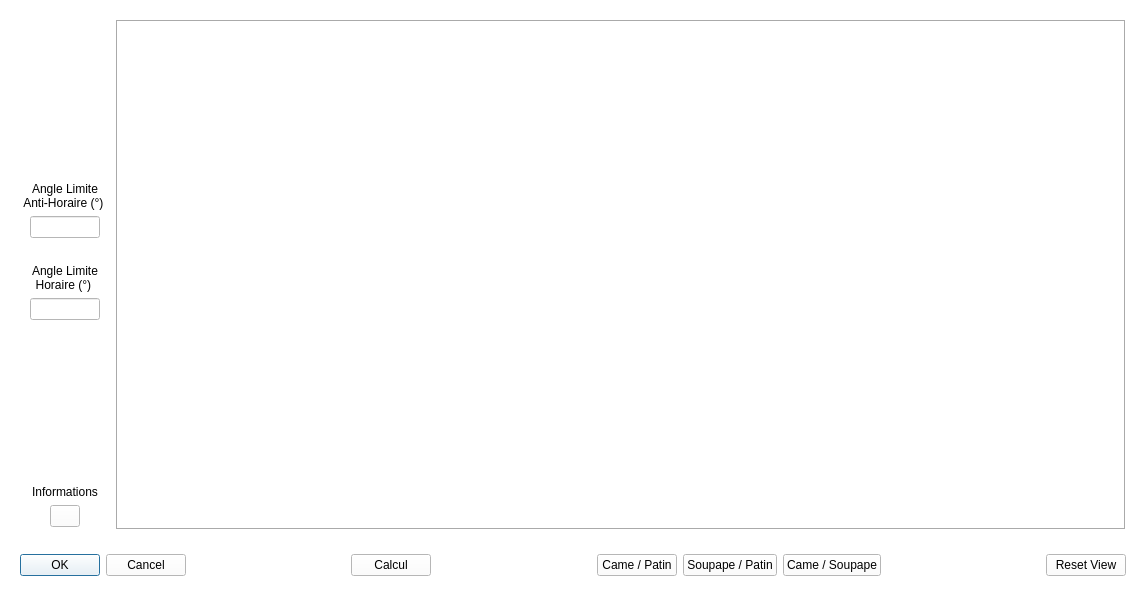
<?xml version="1.0" encoding="UTF-8"?>
<ui version="4.0">
 <class>ContactPosDialog</class>
 <widget class="QWidget" name="ContactPosDialog">
  <property name="geometry">
   <rect>
    <x>0</x>
    <y>0</y>
    <width>1146</width>
    <height>596</height>
   </rect>
  </property>
  <property name="windowTitle">
   <string>Position des Points de Contact</string>
  </property>
  <property name="styleSheet">
   <string notr="true">background-color: rgb(255, 255, 255);</string>
  </property>
  <layout class="QVBoxLayout" name="dialogLayout">
   <item>
    <widget class="QWidget" name="mainWidget" native="true">
     <layout class="QHBoxLayout" name="mainLayout">
      <item alignment="Qt::AlignLeft">
       <widget class="QWidget" name="parametersWidget" native="true">
        <layout class="QVBoxLayout" name="parametersLayout">
         <property name="leftMargin">
          <number>3</number>
         </property>
         <property name="topMargin">
          <number>3</number>
         </property>
         <property name="rightMargin">
          <number>3</number>
         </property>
         <property name="bottomMargin">
          <number>3</number>
         </property>
         <item>
          <spacer name="verticalSpacer_4">
           <property name="orientation">
            <enum>Qt::Vertical</enum>
           </property>
           <property name="sizeType">
            <enum>QSizePolicy::Expanding</enum>
           </property>
           <property name="sizeHint" stdset="0">
            <size>
             <width>20</width>
             <height>20</height>
            </size>
           </property>
          </spacer>
         </item>
         <item>
          <widget class="QLabel" name="poslimitLabel">
           <property name="text">
            <string>&lt;html&gt;&lt;head/&gt;&lt;body&gt;&lt;p align=&quot;center&quot;&gt;Angle Limite &lt;br/&gt; Anti-Horaire (°) &lt;/p&gt;&lt;/body&gt;&lt;/html&gt;</string>
           </property>
          </widget>
         </item>
         <item alignment="Qt::AlignHCenter">
          <widget class="QLineEdit" name="poslimitEdit">
           <property name="sizePolicy">
            <sizepolicy hsizetype="Preferred" vsizetype="Fixed">
             <horstretch>0</horstretch>
             <verstretch>0</verstretch>
            </sizepolicy>
           </property>
           <property name="maximumSize">
            <size>
             <width>70</width>
             <height>16777215</height>
            </size>
           </property>
          </widget>
         </item>
         <item>
          <spacer name="verticalSpacer_3">
           <property name="orientation">
            <enum>Qt::Vertical</enum>
           </property>
           <property name="sizeType">
            <enum>QSizePolicy::Preferred</enum>
           </property>
           <property name="sizeHint" stdset="0">
            <size>
             <width>20</width>
             <height>20</height>
            </size>
           </property>
          </spacer>
         </item>
         <item>
          <widget class="QLabel" name="neglimitLabel">
           <property name="sizePolicy">
            <sizepolicy hsizetype="Preferred" vsizetype="Preferred">
             <horstretch>0</horstretch>
             <verstretch>0</verstretch>
            </sizepolicy>
           </property>
           <property name="text">
            <string>&lt;html&gt;&lt;head/&gt;&lt;body&gt;&lt;p align=&quot;center&quot;&gt;Angle Limite &lt;br/&gt; Horaire (°) &lt;/p&gt;&lt;/body&gt;&lt;/html&gt;</string>
           </property>
          </widget>
         </item>
         <item alignment="Qt::AlignHCenter">
          <widget class="QLineEdit" name="neglimitEdit">
           <property name="sizePolicy">
            <sizepolicy hsizetype="Preferred" vsizetype="Fixed">
             <horstretch>0</horstretch>
             <verstretch>0</verstretch>
            </sizepolicy>
           </property>
           <property name="maximumSize">
            <size>
             <width>70</width>
             <height>16777215</height>
            </size>
           </property>
           <property name="sizeIncrement">
            <size>
             <width>0</width>
             <height>0</height>
            </size>
           </property>
          </widget>
         </item>
         <item>
          <spacer name="verticalSpacer">
           <property name="orientation">
            <enum>Qt::Vertical</enum>
           </property>
           <property name="sizeHint" stdset="0">
            <size>
             <width>20</width>
             <height>40</height>
            </size>
           </property>
          </spacer>
         </item>
         <item alignment="Qt::AlignHCenter">
          <widget class="QLabel" name="infoLabel">
           <property name="text">
            <string>&lt;html&gt;&lt;head/&gt;&lt;body&gt;&lt;p align=&quot;center&quot;&gt;Informations&lt;/p&gt;&lt;/body&gt;&lt;/html&gt;</string>
           </property>
          </widget>
         </item>
         <item alignment="Qt::AlignHCenter">
          <widget class="QPushButton" name="infoButton">
           <property name="sizePolicy">
            <sizepolicy hsizetype="Fixed" vsizetype="Fixed">
             <horstretch>0</horstretch>
             <verstretch>0</verstretch>
            </sizepolicy>
           </property>
           <property name="maximumSize">
            <size>
             <width>30</width>
             <height>16777215</height>
            </size>
           </property>
           <property name="text">
            <string/>
           </property>
           <property name="icon">
            <iconset resource="resources/resources.qrc">
             <normaloff>:/icons/icons/info-icon.svg</normaloff>:/icons/icons/info-icon.svg</iconset>
           </property>
          </widget>
         </item>
        </layout>
       </widget>
      </item>
      <item>
       <widget class="QStackedWidget" name="stackedWidget">
        <property name="sizePolicy">
         <sizepolicy hsizetype="Expanding" vsizetype="Expanding">
          <horstretch>0</horstretch>
          <verstretch>0</verstretch>
         </sizepolicy>
        </property>
        <property name="frameShape">
         <enum>QFrame::Box</enum>
        </property>
        <property name="frameShadow">
         <enum>QFrame::Sunken</enum>
        </property>
        <property name="currentIndex">
         <number>2</number>
        </property>
        <widget class="QWidget" name="staticPage">
         <property name="sizePolicy">
          <sizepolicy hsizetype="Expanding" vsizetype="Expanding">
           <horstretch>0</horstretch>
           <verstretch>0</verstretch>
          </sizepolicy>
         </property>
         <layout class="QVBoxLayout" name="staticLayout">
          <property name="leftMargin">
           <number>0</number>
          </property>
          <property name="topMargin">
           <number>0</number>
          </property>
          <property name="rightMargin">
           <number>0</number>
          </property>
          <property name="bottomMargin">
           <number>0</number>
          </property>
         </layout>
        </widget>
        <widget class="QWidget" name="usespeedPage">
         <property name="sizePolicy">
          <sizepolicy hsizetype="Expanding" vsizetype="Expanding">
           <horstretch>0</horstretch>
           <verstretch>0</verstretch>
          </sizepolicy>
         </property>
         <layout class="QVBoxLayout" name="usespeedLayout">
          <property name="leftMargin">
           <number>0</number>
          </property>
          <property name="topMargin">
           <number>0</number>
          </property>
          <property name="rightMargin">
           <number>0</number>
          </property>
          <property name="bottomMargin">
           <number>0</number>
          </property>
         </layout>
        </widget>
        <widget class="QWidget" name="floatspeedPage">
         <property name="sizePolicy">
          <sizepolicy hsizetype="Expanding" vsizetype="Expanding">
           <horstretch>0</horstretch>
           <verstretch>0</verstretch>
          </sizepolicy>
         </property>
         <layout class="QVBoxLayout" name="floatspeedLayout">
          <property name="leftMargin">
           <number>0</number>
          </property>
          <property name="topMargin">
           <number>0</number>
          </property>
          <property name="rightMargin">
           <number>0</number>
          </property>
          <property name="bottomMargin">
           <number>0</number>
          </property>
         </layout>
        </widget>
       </widget>
      </item>
     </layout>
    </widget>
   </item>
   <item>
    <widget class="QWidget" name="buttonsWidget" native="true">
     <layout class="QHBoxLayout" name="buttonsLayout">
      <item>
       <widget class="QDialogButtonBox" name="buttonBox">
        <property name="standardButtons">
         <set>QDialogButtonBox::Cancel|QDialogButtonBox::Ok</set>
        </property>
       </widget>
      </item>
      <item>
       <spacer name="horizontalSpacer_4">
        <property name="orientation">
         <enum>Qt::Horizontal</enum>
        </property>
        <property name="sizeType">
         <enum>QSizePolicy::Expanding</enum>
        </property>
        <property name="sizeHint" stdset="0">
         <size>
          <width>200</width>
          <height>20</height>
         </size>
        </property>
       </spacer>
      </item>
      <item>
       <widget class="QPushButton" name="computeButton">
        <property name="text">
         <string>Calcul</string>
        </property>
       </widget>
      </item>
      <item>
       <spacer name="horizontalSpacer">
        <property name="orientation">
         <enum>Qt::Horizontal</enum>
        </property>
        <property name="sizeType">
         <enum>QSizePolicy::Expanding</enum>
        </property>
        <property name="sizeHint" stdset="0">
         <size>
          <width>200</width>
          <height>20</height>
         </size>
        </property>
       </spacer>
      </item>
      <item>
       <widget class="QPushButton" name="camrockerarmButton">
        <property name="text">
         <string>Came / Patin</string>
        </property>
       </widget>
      </item>
      <item>
       <spacer name="horizontalSpacer_3">
        <property name="orientation">
         <enum>Qt::Horizontal</enum>
        </property>
        <property name="sizeType">
         <enum>QSizePolicy::Preferred</enum>
        </property>
        <property name="sizeHint" stdset="0">
         <size>
          <width>40</width>
          <height>20</height>
         </size>
        </property>
       </spacer>
      </item>
      <item>
       <widget class="QPushButton" name="valverockeramButton">
        <property name="text">
         <string>Soupape / Patin</string>
        </property>
       </widget>
      </item>
      <item>
       <spacer name="horizontalSpacer_2">
        <property name="orientation">
         <enum>Qt::Horizontal</enum>
        </property>
        <property name="sizeType">
         <enum>QSizePolicy::Preferred</enum>
        </property>
        <property name="sizeHint" stdset="0">
         <size>
          <width>40</width>
          <height>20</height>
         </size>
        </property>
       </spacer>
      </item>
      <item>
       <widget class="QPushButton" name="camvalveButton">
        <property name="text">
         <string>Came / Soupape</string>
        </property>
       </widget>
      </item>
      <item>
       <spacer name="horizontalSpacer_1">
        <property name="orientation">
         <enum>Qt::Horizontal</enum>
        </property>
        <property name="sizeHint" stdset="0">
         <size>
          <width>200</width>
          <height>20</height>
         </size>
        </property>
       </spacer>
      </item>
      <item>
       <widget class="QPushButton" name="resetviewButton">
        <property name="text">
         <string>Reset View</string>
        </property>
       </widget>
      </item>
     </layout>
    </widget>
   </item>
  </layout>
 </widget>
 <resources>
  <include location="resources/resources.qrc"/>
 </resources>
 <connections/>
</ui>
